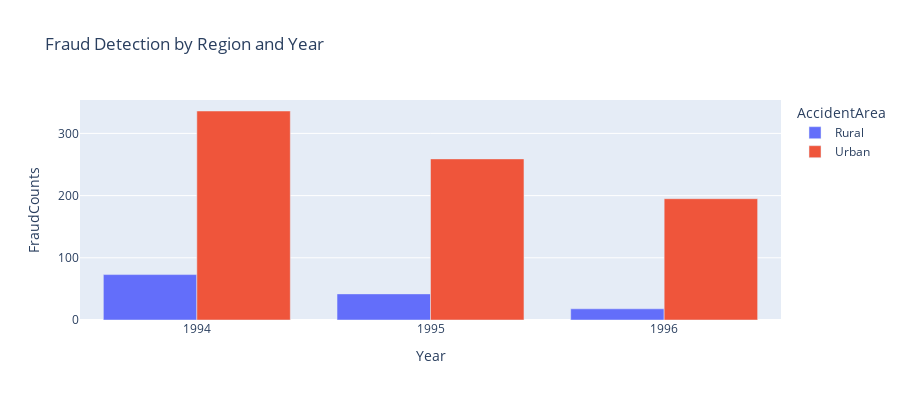

The notebook cell saved with this chart:
### Code cell
# Grouping by Accident Area and Year for fraud counts
df_fraud_area_year = data.groupby(["AccidentArea", "Year"]).agg({"FraudFound_P":"sum"})
df_fraud_area_year.columns = ["FraudCounts"]
df_fraud_area_year.reset_index(inplace=True)

# Plot the results as a bar chart
fig = px.bar(df_fraud_area_year, x="Year", y="FraudCounts",
             color='AccidentArea', barmode='group',
             height=400,
             title="Fraud Detection by Region and Year")
fig.show()

### Figure 1 — Plotly figure (JSON) as saved in the notebook; plotly's stock layout.template omitted (floating-point values rounded to 4 significant figures)
{"data": [{"alignmentgroup": "True", "hovertemplate": "AccidentArea=Rural<br>Year=%{x}<br>FraudCounts=%{y}<extra></extra>", "legendgroup": "Rural", "marker": {"color": "#636efa", "pattern": {"shape": ""}}, "name": "Rural", "offsetgroup": "Rural", "orientation": "v", "showlegend": true, "textposition": "auto", "type": "bar", "x": [1994, 1995, 1996], "xaxis": "x", "y": [73, 42, 18], "yaxis": "y"}, {"alignmentgroup": "True", "hovertemplate": "AccidentArea=Urban<br>Year=%{x}<br>FraudCounts=%{y}<extra></extra>", "legendgroup": "Urban", "marker": {"color": "#EF553B", "pattern": {"shape": ""}}, "name": "Urban", "offsetgroup": "Urban", "orientation": "v", "showlegend": true, "textposition": "auto", "type": "bar", "x": [1994, 1995, 1996], "xaxis": "x", "y": [336, 259, 195], "yaxis": "y"}], "layout": {"barmode": "group", "height": 400, "legend": {"title": {"text": "AccidentArea"}, "tracegroupgap": 0}, "title": {"text": "Fraud Detection by Region and Year"}, "xaxis": {"anchor": "y", "domain": [0, 1], "title": {"text": "Year"}}, "yaxis": {"anchor": "x", "domain": [0, 1], "title": {"text": "FraudCounts"}}}}
